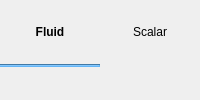
          <widget class="QWidget" name="tab_frame" native="true">
           <property name="styleSheet">
            <string notr="true">QPushButton:hover {color:#64B5F6; background-color: transparent;}
QPushButton:pressed { color: #64B5F6; background-color: transparent; }
QPushButton:checked { font: bold; background-color: transparent; }
      </string>
           </property>
           <layout class="QGridLayout" name="tab_layout">
            <property name="leftMargin">
             <number>0</number>
            </property>
            <property name="topMargin">
             <number>0</number>
            </property>
            <property name="rightMargin">
             <number>0</number>
            </property>
            <property name="bottomMargin">
             <number>10</number>
            </property>
            <property name="spacing">
             <number>0</number>
            </property>
            <item row="1" column="0">
             <widget class="Line" name="tab_underline">
              <property name="sizePolicy">
               <sizepolicy hsizetype="Preferred" vsizetype="Fixed">
                <horstretch>0</horstretch>
                <verstretch>0</verstretch>
               </sizepolicy>
              </property>
              <property name="minimumSize">
               <size>
                <width>0</width>
                <height>3</height>
               </size>
              </property>
              <property name="maximumSize">
               <size>
                <width>16777215</width>
                <height>3</height>
               </size>
              </property>
              <property name="styleSheet">
               <string notr="true">QWidget{
  background-color: #64B5F6;
  border-color: #64B5F6;
}</string>
              </property>
              <property name="orientation">
               <enum>Qt::Horizontal</enum>
              </property>
             </widget>
            </item>
            <item row="0" column="1">
             <widget class="QPushButton" name="pushbutton_scalar">
              <property name="text">
               <string>Scalar</string>
              </property>
              <property name="flat">
               <bool>true</bool>
              </property>
             </widget>
            </item>
            <item row="0" column="0">
             <widget class="QPushButton" name="pushbutton_fluid">
              <property name="font">
               <font>
                <weight>75</weight>
                <bold>true</bold>
               </font>
              </property>
              <property name="text">
               <string>Fluid</string>
              </property>
              <property name="flat">
               <bool>true</bool>
              </property>
             </widget>
            </item>
           </layout>
          </widget>
